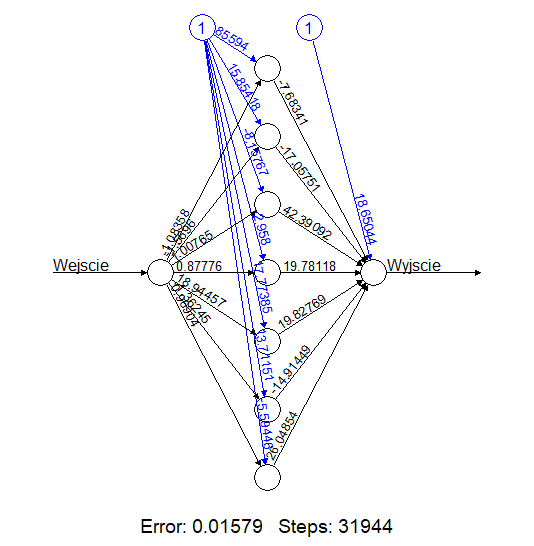

This figure's R source:
install.packages("neuralnet")
library(neuralnet)
#x ∈ [1; 10]
input <-  as.data.frame(runif(100, min=1, max=10))
#f(x) = x^2 + e^−x
output <- input^2 + exp(1)^(-input)
#Połączenie danych wejsciowych i wyjsciowych
trainingdata <- cbind(input,output)
colnames(trainingdata) <- c("Wejscie","Wyjscie")
#Trenowanie sieci neuronowej
net.sqrt <- neuralnet(Wyjscie~Wejscie,trainingdata, hidden=7, threshold=0.01, stepmax=1e7)
print(net.sqrt)
plot(net.sqrt, rep = "best")
#Prognozowanie z pomoca˛ sieci neuronowej
testdata <- as.data.frame(runif(300, min=1, max=10))
net.results <- compute(net.sqrt, testdata)
print(net.results$net.result)
cleanoutput <- cbind(testdata,log(testdata^2), as.data.frame(net.results$net.result))
colnames(cleanoutput) <- c("Wejscie","Oczekiwane Wyjscie","Wyjscie sieci neuronowej")
print(cleanoutput)
